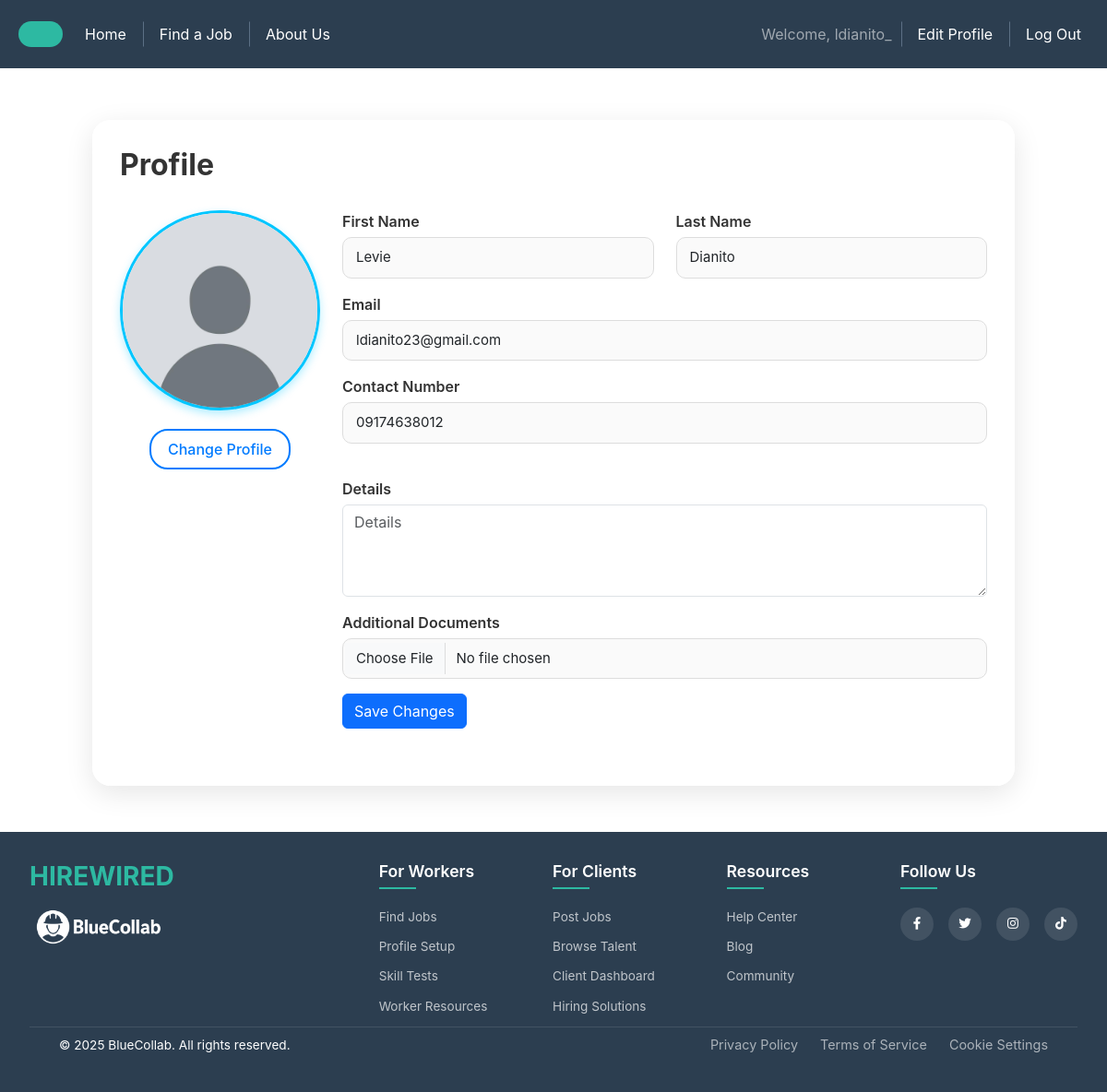
The page /profile/employer/ (signed in) on the database its author committed.
### session/models.py (models this page shows, shortened)
class User(AbstractUser):
    USER_TYPE_CHOICES = (
        ('worker', 'Worker'),
        ('employer', 'Employer'),
    )
    username = models.CharField(max_length=20, unique=True)
    user_type = models.CharField(max_length=10, choices=USER_TYPE_CHOICES)
    contact_number = models.CharField(max_length=100, blank=True, null=True)
    objects = UserManager()
    @property
    def profile(self):
        if self.user_type == "worker":
            return WorkerProfile.objects.filter(user=self).first()
        elif self.user_type == "employer":
            return EmployerProfile.objects.filter(user=self).first()
        return None  # No profile exists

### profiles/models.py (models this page shows, shortened)
class WorkerProfile(models.Model):
    user = models.OneToOneField(settings.AUTH_USER_MODEL, on_delete=models.CASCADE)
    categories = models.ManyToManyField(Category, blank=True)
    location = models.CharField(max_length=255, blank=True)
    experience = models.TextField(blank=True)
    details = models.TextField(blank=True)
    contact_number = models.CharField(max_length=100, blank=True)
    profile_picture = models.ImageField(upload_to='profile_pictures/', blank=True, null=True, default='profile_pictures/default.jpg')
    certification = models.FileField(upload_to='certifications/', blank=True, null=True)

### profiles/views.py (the view)
# urls.py: path('profile/employer/', edit_employer_profile_view, name='edit_employer_profile_view'),
@login_required
def edit_employer_profile_view(request):
    user = request.user
    profile = request.user.profile
    if request.method == "POST":
        user_form = UserForm(request.POST, instance=request.user)
        profile_form = EmployerProfileForm(request.POST, request.FILES, instance=profile)
        if profile_form.is_valid() and user_form.is_valid():
            user_form.save()
            profile_form.save()
            return redirect('edit_profile_view')
    else:
        user_form = UserForm(instance=user)
        profile_form = EmployerProfileForm(instance=profile)
    context = {
        'user_form': user_form,
        'profile_form': profile_form,
        }
    return render(request, 'profile_employer.html', context)

### profiles/forms.py
class UserForm(forms.ModelForm):
    first_name = forms.CharField(
        label="First Name",
        widget=forms.TextInput(attrs={"placeholder": "First Name", "class": "form-control" }),
        required=False)
    last_name = forms.CharField(
        label="Last Name",
        widget=forms.TextInput(attrs={"placeholder": "Last Name", "class": "form-control" }),
        required=False)
    email = forms.EmailField(
        required=False,
        widget=forms.EmailInput(
            attrs={"placeholder": "juandelacruz@gmail.com", "class": "form-control"}
        )
    )
    class Meta:
        model = User
        fields = [
            'first_name',
            'last_name',
            'email',
        ]

class EmployerProfileForm(forms.ModelForm):
    contact_number = forms.CharField(
        label="Contact Number",
        widget=forms.TextInput(attrs={"placeholder": "Contact Number", "class": "form-control" }),
        required=False)
    details = forms.CharField(
        label="Details",
        widget=forms.Textarea(attrs={"placeholder": "Details", "class": "form-control" }),
        required=False)
    profile_picture = forms.ImageField(
        widget=forms.FileInput(attrs={"class": "form-control" }),
        required=False)
    addtl_docs = forms.FileField(
        label="Additional Documents",
        widget=forms.FileInput(attrs={"class": "form-control" }),
        required=False)
    class Meta:
        model = EmployerProfile
        fields = [
            'contact_number',
            'details',
            'addtl_docs',
            'profile_picture',
        ]

### profiles/templates/profile_employer.html (shortened to what this page needs)
{% extends 'base.html' %}
{% load static %}
{% block add_css %}
<link rel="stylesheet" href="{% static 'css/profile.css' %}">
{% endblock  %}
{% block nav %}
    {% include 'nav.html' %}
{% endblock %}
{% block content %}
<div class="body-container">
    <h1>Profile</h1>
    <form method="post" enctype="multipart/form-data">
    <div class="row mb-3">
        <div class="col col-sm-1 col-md-3 col-lg-3">
            <div class="mb-3">
                <div class="profile-picture-container">
                    {% if user.profile.profile_picture %}
                    <img src="{{ user.profile.profile_picture.url }}" alt="Profile Picture" class="profile-picture">
                    {% else %}
                    <img src="{% static 'images/default-user.png' %}" alt="Default Profile" class="profile-picture">
                    {% endif %}
                    <div class="row mb-3">
                        <div class="col mb-3">
                            <button type="button" class="btn btn-outline-primary" onclick="document.getElementById('profileUpload').click()">Change Profile</button>
                        </div>
                    </div>
                </div>
            </div>
        </div>
        <div class="col col-sm-1 col-md-9 col-lg-9">
                <div class="row">
                    <div class="col mb-3">
                        <label for="first_name" class="form-label">{{ user_form.first_name.label }}</label>
                        {{ user_form.first_name }}
                    </div>
                    <div class="col mb-3">
                        <label for="first_name" class="form-label">{{ user_form.last_name.label }}</label>
                        {{ user_form.last_name }}
                    </div>
                </div>
                <div class="row mb-3">
                    <div class="col">
                        <label for="email" class="form-label">{{ user_form.email.label }}</label>
                        {{ user_form.email }}
                    </div>
                </div>
                <div class="row mb-3">
                    <div class="col">
                        <label for="username" class="form-label">{{ profile_form.contact_number.label }}</label>
                        {{ profile_form.contact_number }}
                    </div>
                </div>
                <div class="row mb-3">
                    <div class="col">
                    </div>
                </div>
                <div class="row mb-3">
                    <div class="col">
                        <label for="details" class="form-label">{{ profile_form.details.label }}</label>
                        {{ profile_form.details }}
                    </div>
                </div>
                <div class="row mb-3">
                    <div class="col">
                        <label for="addtl_docs" class="form-label">{{ profile_form.addtl_docs.label }}</label>
                        {{ profile_form.addtl_docs }}
                    </div>
                </div>
                <div class="row mb-3">
                    <div class="col">
                        <button type="submit" class="btn btn-primary w-auto">Save Changes</button>
                    </div>
                </div>
            </div>
        </div>
    </div>
{% endblock %}
{% block footer %}
    {% include 'footer.html' %}
{% endblock %}

### templates/nav.html (shortened to what this page needs)
{% load static %}
<nav class="navbar navbar-expand-sm navbar-dark bg-dark">
    <div class="navbar-brand">
        <div class="nav-logo"></div>
    </div>
    <ul class="navbar-nav me-auto">
        <li class="nav-item">
            <a href="{% url 'homepage_view' %}" class="nav-link">Home</a>
        </li>
        {% if user.is_authenticated %}
            {% if user.user_type == 'worker' %}
                <li class="nav-item">
                    <a href="{% url 'find_jobs_view' %}" class="nav-link">Find a Job</a>
                </li>
            {% endif %}
            <li class="nav-item">
                <a href="{% url 'about_view' %}" class="nav-link">About Us</a>
            </li>
        {% else %}
            <li class="nav-item">
                <a href="{% url 'about_view' %}" class="nav-link">About Us</a>
            </li>
        {% endif %}
    </ul>
    <ul class="navbar-nav ms-auto">
        {% if user.is_authenticated %}
            <li class="nav-item">
                <div class="navbar-text">Welcome, {{ user.username }}</div>
            </li>
            {% if user.user_type == 'worker' %}
                <li class="nav-item">
                    <a href="{% url 'edit_profile_view' %}" class="nav-link">Edit Profile</a>
                </li>
            {% elif user.user_type == 'employer' %}
                <li class="nav-item">
                    <a href="{% url 'edit_employer_profile_view' %}" class="nav-link">Edit Profile</a>
                </li>
            {% endif %}
            <li class="nav-item">
                <form method="POST" action="{% url 'logout_view' %}">
                    <button type="submit" class="btn btn-link nav-link">Log Out</button>
                </form>
            </li>
        {% endif %}
    </ul>
</nav>

### static/css/style.css (style rules this page uses)
body { font-family: 'Inter', sans-serif; padding-top: 80px; position: relative; background-color: #f4f6f8; }
.body-container { display: block; margin: 50px; }
img.profile-picture { width: 100%; height: 100%; }

### static/css/nav.css (style rules this page uses)
.navbar { position: fixed; top: 0; left: 0; width: 100%; padding: 10px 20px; background-color: #2c3e50 !important; z-index: 1000; font-family: 'Inter', sans-serif; display: flex; align-items: center; justify-content: space-between; }
.navbar-brand { display: flex; align-items: center; gap: 10px; }
.nav-logo { width: 48px; height: 28px; background-color: #2db9a2; border-radius: 14px; }
.navbar-nav { display: flex; align-items: center; gap: 20px; list-style: none; padding: 0; margin: 0; }
.nav-item { position: relative; }
.nav-link { color: #ffffff; font-size: 1rem; padding: 15px 10px; text-decoration: none; display: block; transition: color 0.3s ease; }
.nav-item + .nav-item::before { content: ""; position: absolute; left: -10px; top: 50%; transform: translateY(-50%); height: 50%; width: 1px; background-color: #5c7085; }
.nav-link::after { content: ''; position: absolute; bottom: 10px; left: 50%; width: 0; height: 2px; background: #2db9a2; transition: all 0.3s ease; }

### static/css/profile.css (style rules this page uses)
body { background: url('https://png.pngtree.com/thumb_back/fw800/background/20240513/pngtree-abstract-white-background-for-your-project-image_15743809.jpg') no-repeat center center; background-size: cover; background-attachment: fixed; }
body::before { content: ""; position: absolute; top: 0; left: 0; width: 100%; height: 100%; background: rgba(255, 255, 255, 0.85); z-index: -10; }
textarea.form-control { height: 100px; resize: vertical; }
.body-container { max-width: 1000px; margin: 50px auto; background: rgba(255, 255, 255, 0.95); padding: 30px; border-radius: 20px; box-shadow: 0 8px 30px rgba(0, 0, 0, 0.1); }
.body-container h1 { font-size: 2rem; font-weight: bold; color: #333; margin-bottom: 30px; }
.profile-picture { width: 120px; height: 120px; border-radius: 50%; object-fit: cover; border: 3px solid #00c6ff; box-shadow: 0 4px 10px rgba(0, 198, 255, 0.3); margin-bottom: 10px; transition: transform 0.3s ease; }
form input[type="text"], form input[type="email"], form input[type="file"], form textarea, form select { width: 100%; padding: 10px 14px; border: 1px solid #ddd; border-radius: 10px; font-size: 15px; background: #fafafa; transition: border-color 0.3s ease; }
.form-label { font-weight: 600; margin-bottom: 5px; display: block; color: #333; }
.btn-outline-primary { background: white; color: #007bff; border: 2px solid #007bff; padding: 8px 18px; border-radius: 20px; font-weight: 500; cursor: pointer; transition: all 0.3s ease; }
.profile-picture-container { display: flex; flex-direction: column; align-items: center; gap: 10px; }

### rows shown on the page
User: username "ldianito_", profile.profile_picture (placeholder picture), first_name "Levie", last_name "Dianito", email "ldianito23@gmail.com"
WorkerProfile: contact_number "09174638012"

### other values the page prints
{{ user_form.first_name.label }} "First Name"
{{ user_form.last_name.label }} "Last Name"
{{ user_form.email.label }} "Email"
{{ profile_form.contact_number.label }} "Contact Number"
{{ profile_form.details.label }} "Details"
{{ profile_form.addtl_docs.label }} "Additional Documents"
